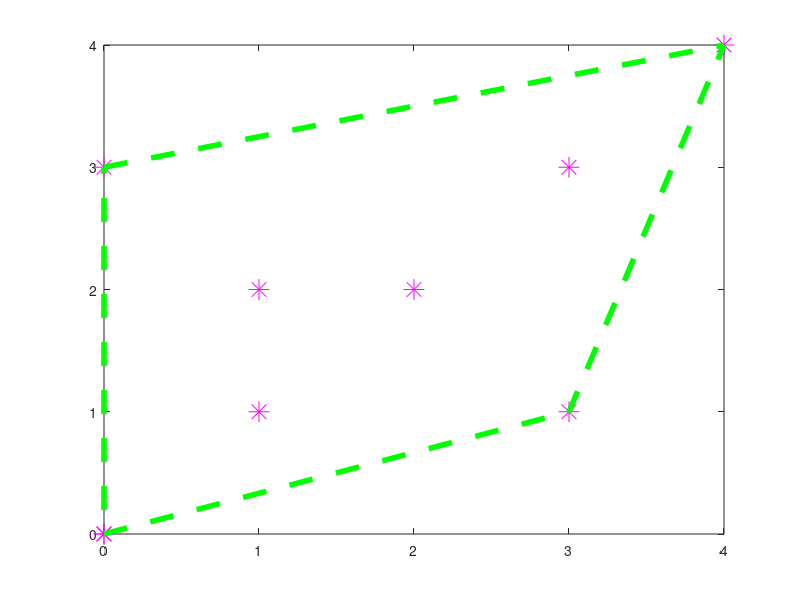

Recreate this plot in MATLAB.
axis ([0 5, 0 5])

x = [0 1 3 4 3 0 2 1 0]';
y = [0 1 1 4 3 3 2 2 0]';
plot(x, y, '*', "markersize", 15, "color", 'm')

hold on

x_ch = [0 4 3 0 0]';
y_ch = [3 4 1 0 3]';
plot(x_ch, y_ch, "linewidth", 4, '--', "color", 'g')
